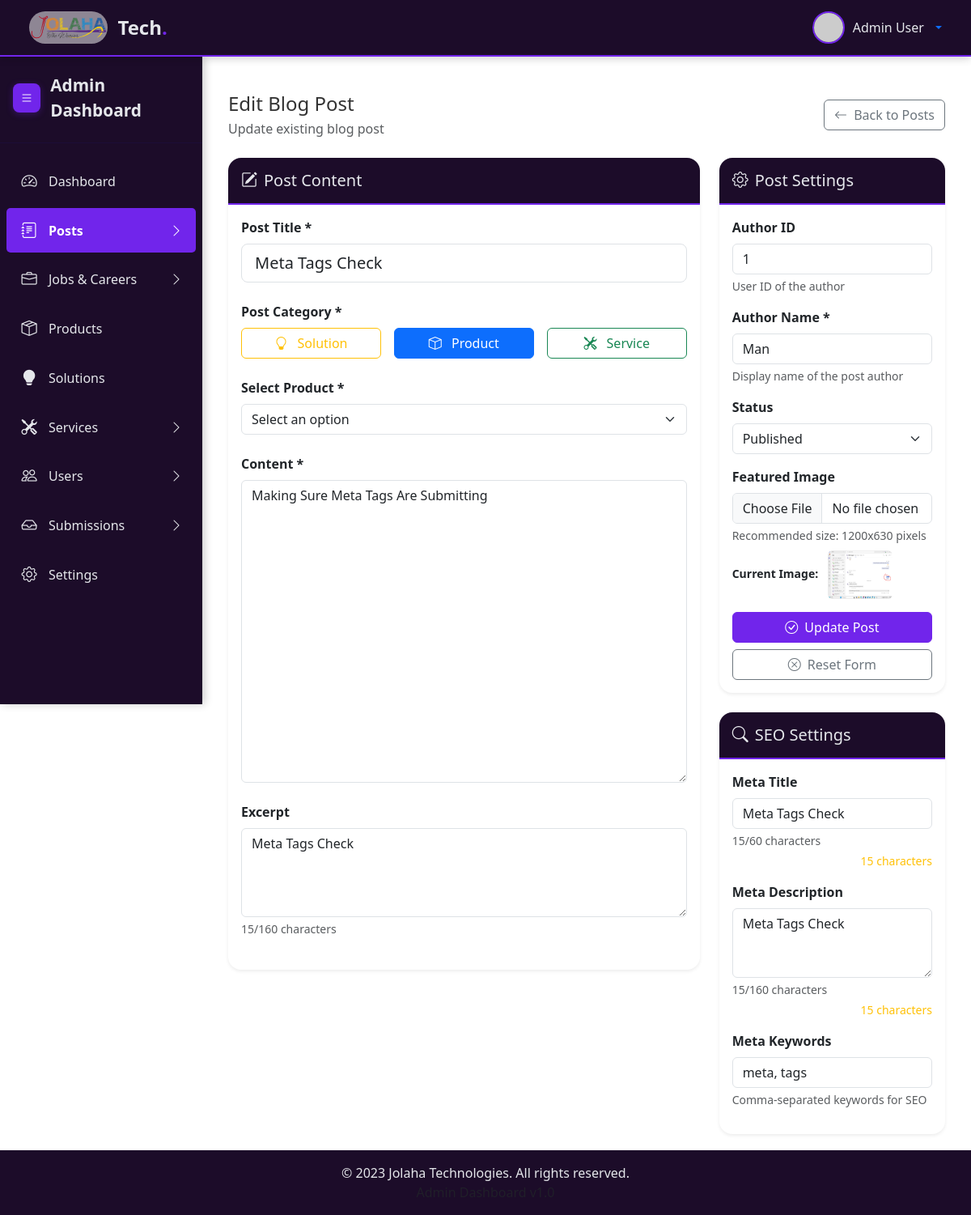
The page /admin/posts.php?source=edit_post&id=5 on the database its author committed.
### tables this page shows
CREATE TABLE `posts` (
  `post_id` int(10) UNSIGNED NOT NULL,
  `post_title` varchar(255) NOT NULL,
  `post_slug` varchar(255) NOT NULL,
  `post_content` text NOT NULL,
  `post_author` int(10) UNSIGNED NOT NULL,
  `post_author_name` varchar(100) NOT NULL,
  `post_excerpt` text DEFAULT NULL,
  `post_status` enum('draft','published') NOT NULL DEFAULT 'published',
  `post_image` varchar(255) DEFAULT NULL,
  `meta_title` varchar(255) DEFAULT NULL,
  `meta_description` text DEFAULT NULL,
  `meta_keywords` varchar(255) DEFAULT NULL,
  `post_category` enum('solution','product','service') NOT NULL,
  `selected_solution` int(10) UNSIGNED DEFAULT NULL,
  `selected_product` int(10) UNSIGNED DEFAULT NULL,
  `selected_service` int(10) UNSIGNED DEFAULT NULL,
  `created_at` timestamp NOT NULL DEFAULT current_timestamp(),
  `updated_at` timestamp NOT NULL DEFAULT current_timestamp() ON UPDATE current_timestamp()
);

### admin/includes/edit_post.php (the view, shortened to what this page needs)
<?php
$post_id = isset($_GET['id']) ? intval($_GET['id']) : 0;
$post_title = $post_content = $post_excerpt = $meta_title = $meta_description = $meta_keywords = $post_author_name = '';
$post_category = $selected_solution = $selected_product = $selected_service = '';
$post_status = 'published';
$post_author = '';
$current_image = '';
if ($post_id > 0) {
    try {
        $sql = "SELECT * FROM posts WHERE post_id = :post_id";
        $stmt = $connection->prepare($sql);
        $stmt->execute([':post_id' => $post_id]);
        $post = $stmt->fetch(PDO::FETCH_ASSOC);
        if ($post) {
            $post_title = $post['post_title'];
            $post_content = $post['post_content'];
            $post_excerpt = $post['post_excerpt'];
            $post_status = $post['post_status'];
            $post_author = $post['post_author'];
            $post_author_name = $post['post_author_name'];
            $current_image = $post['post_image'];
            $meta_title = $post['meta_title'];
            $meta_description = $post['meta_description'];
            $meta_keywords = $post['meta_keywords'];
            $post_category = $post['post_category'];
        } else {
            $message = "Post not found.";
            $message_type = "error";
        }
    } catch (PDOException $e) {
        $message = "Database error: " . $e->getMessage();
        $message_type = "error";
    }
}
?>
<div class="main-content" id="mainContent">
    <div class="container-fluid">
        <div class="row mb-4">
            <div class="col-12">
                <div class="d-flex justify-content-between align-items-center">
                    <div>
                        <h2 class="h4 mb-1"><?php echo $post_id > 0 ? 'Edit Blog Post' : 'Add New Blog Post'; ?></h2>
                        <p class="text-muted mb-0"><?php echo $post_id > 0 ? 'Update existing blog post' : 'Create a new blog post'; ?></p>
                    </div>
                    <a href="posts.php" class="btn btn-outline-secondary">
                        <i class="bi bi-arrow-left me-1"></i> Back to Posts
                    </a>
                </div>
            </div>
        </div>
        <form method="POST" action="" enctype="multipart/form-data" id="postForm">
            <div class="row">
                <div class="col-lg-8">
                    <div class="card shadow-sm border-0">
                        <div class="card-header py-3">
                            <h5 class="card-title mb-0">
                                <i class="bi bi-pencil-square me-2"></i>Post Content
                            </h5>
                        </div>
                        <div class="card-body">
                            <div class="mb-4">
                                <label for="post_title" class="form-label fw-semibold">Post Title *</label>
                                <input type="text" id="post_title" name="post_title" class="form-control form-control-lg"
                                       value="<?php echo htmlspecialchars($post_title); ?>"
                                       placeholder="Enter your post title" required>
                            </div>
                            <div class="mb-4">
                                <label class="form-label fw-semibold">Post Category *</label>
                                <div class="row g-3">
                                    <div class="col-md-4">
                                        <label class="btn btn-outline-warning w-100" for="category_solution">
                                            <i class="bi bi-lightbulb me-2"></i> Solution
                                        </label>
                                    </div>
                                    <div class="col-md-4">
                                        <label class="btn btn-outline-primary w-100" for="category_product">
                                            <i class="bi bi-box me-2"></i> Product
                                        </label>
                                    </div>
                                    <div class="col-md-4">
                                        <label class="btn btn-outline-success w-100" for="category_service">
                                            <i class="bi bi-tools me-2"></i> Service
                                        </label>
                                    </div>
                                </div>
                            </div>
                            <div id="categorySelection" class="mb-4" style="display:<?php echo !empty($post_category) ? 'block' : 'none'; ?>;">
                                <div id="solutionProductSection" style="display:<?php echo ($post_category === 'solution' || $post_category === 'product') ? 'block' : 'none'; ?>;">
                                    <label class="form-label fw-semibold">Select <span id="dropdownLabel"><?php echo ucfirst($post_category); ?></span> *</label>
                                    <select id="category_dropdown" class="form-select">
                                        <option value="">Select an option</option>
                                    </select>
                                </div>
                            </div>
                            <div class="mb-4">
                                <label for="post_content" class="form-label fw-semibold">Content *</label>
                                <textarea id="post_content" name="post_content" class="form-control"
                                          rows="15" placeholder="Write your post content here..." required><?php echo htmlspecialchars($post_content); ?></textarea>
                            </div>
                            <div class="mb-4">
                                <label for="post_excerpt" class="form-label fw-semibold">Excerpt</label>
                                <textarea id="post_excerpt" name="post_excerpt" class="form-control"
                                          rows="4" placeholder="Brief summary of your post (optional)"
                                          data-counter="excerptCounter"><?php echo htmlspecialchars($post_excerpt); ?></textarea>
                                <div class="text-muted small mt-1">
                                    <span id="excerptCounter"><?php echo strlen($post_excerpt); ?></span>/160 characters
                                </div>
                            </div>
                        </div>
                    </div>
                </div>
                <div class="col-lg-4">
                    <div class="card shadow-sm border-0 mb-4">
                        <div class="card-header py-3">
                            <h5 class="card-title mb-0">
                                <i class="bi bi-gear me-2"></i>Post Settings
                            </h5>
                        </div>
                        <div class="card-body">
                            <div class="mb-3">
                                <label for="post_author" class="form-label fw-semibold">Author ID</label>
                                <input type="text" id="post_author" name="post_author" class="form-control"
                                       value="<?php echo htmlspecialchars($post_author); ?>"
                                       placeholder="Author ID">
                                <div class="form-text">User ID of the author</div>
                            </div>
                            <div class="mb-3">
                                <label for="post_author_name" class="form-label fw-semibold">Author Name *</label>
                                <input type="text" id="post_author_name" name="post_author_name" class="form-control"
                                       value="<?php echo htmlspecialchars($post_author_name); ?>"
                                       placeholder="Enter author name" required>
                                <div class="form-text">Display name of the post author</div>
                            </div>
                            <div class="mb-3">
                                <label for="post_status" class="form-label fw-semibold">Status</label>
                                <select id="post_status" name="post_status" class="form-select">
                                    <option value="published" <?php echo ($post_status == 'published') ? 'selected' : ''; ?>>Published</option>
                                </select>
                            </div>
                            <div class="mb-3">
                                <label for="post_image" class="form-label fw-semibold">Featured Image</label>
                                <input type="file" id="post_image" name="post_image" class="form-control"
                                       accept="image/jpeg,image/png,image/gif,image/webp">
                                <div class="form-text">Recommended size: 1200x630 pixels</div>
                                <?php if (!empty($current_image)): ?>
                                <div class="mt-2">
                                    <small class="fw-semibold">Current Image:</small>
                                    <?php
                                    $image_url = "";
                                    if (!empty($current_image) && file_exists("../resources/img/uploads/posts/" . $current_image)) {
                                        $image_url = "../resources/img/uploads/posts/" . $current_image;
                                    } else {
                                        $image_url = "https://via.placeholder.com/150x100/f1bf70/0f172a?text=Post";
                                    }
                                    ?>
                                    <img src="<?php echo $image_url; ?>"
                                         alt="Current Post Image"
                                         class="rounded ms-2" width="80" height="60"
                                         onerror="this.src='https://via.placeholder.com/80x60/f1bf70/0f172a?text=Post'">
                                </div>
                                <?php endif; ?>
                            </div>
                            <div class="d-grid gap-2">
                                <button type="submit" class="btn btn-primary">
                                    <i class="bi bi-check-circle me-1"></i>
                                    <?php echo $post_id > 0 ? 'Update Post' : 'Publish Post'; ?>
                                </button>
                                <button type="reset" class="btn btn-outline-secondary">
                                    <i class="bi bi-x-circle me-1"></i> Reset Form
                                </button>
                            </div>
                        </div>
                    </div>
                    <div class="card shadow-sm border-0">
                        <div class="card-header py-3">
                            <h5 class="card-title mb-0">
                                <i class="bi bi-search me-2"></i>SEO Settings
                            </h5>
                        </div>
                        <div class="card-body">
                            <div class="mb-3">
                                <label for="meta_title" class="form-label fw-semibold">Meta Title</label>
                                <input type="text" id="meta_title" name="meta_title" class="form-control"
                                       value="<?php echo htmlspecialchars($meta_title); ?>"
                                       placeholder="SEO title for search engines"
                                       data-counter="metaTitleCounter">
                                <div class="text-muted small mt-1">
                                    <span id="metaTitleCounter"><?php echo strlen($meta_title); ?></span>/60 characters
                                </div>
                            </div>
                            <div class="mb-3">
                                <label for="meta_description" class="form-label fw-semibold">Meta Description</label>
                                <textarea id="meta_description" name="meta_description" class="form-control"
                                          rows="3" placeholder="SEO description for search engines"
                                          data-counter="metaDescCounter"><?php echo htmlspecialchars($meta_description); ?></textarea>
                                <div class="text-muted small mt-1">
                                    <span id="metaDescCounter"><?php echo strlen($meta_description); ?></span>/160 characters
                                </div>
                            </div>
                            <div class="mb-3">
                                <label for="meta_keywords" class="form-label fw-semibold">Meta Keywords</label>
                                <input type="text" id="meta_keywords" name="meta_keywords" class="form-control"
                                       value="<?php echo htmlspecialchars($meta_keywords); ?>"
                                       placeholder="keyword1, keyword2, keyword3">
                                <div class="form-text">Comma-separated keywords for SEO</div>
                            </div>
                        </div>
                    </div>
                </div>
            </div>
        </form>
    </div>
</div>

### admin/resources/css/admin-style.css (style rules this page uses)
:root { --bg: #0F0421; --surface: #1c0c29; --card: #1c0d38; --primary: #7125eb; --primary-700: #1d4ed8; --secondary: #fbad59; --accent: #22c55e; --muted: #94a3b8; --text: #e5e7eb; --heading: #f8fafc; --shadow: 0 10px 30px rgba(0,0,0,.35); --radius: 16px; --radius-lg: 24px; --container: 1200px; }
body { background-color: #ffffff; color: #333; font-family: 'Segoe UI', Tahoma, Geneva, Verdana, sans-serif; overflow-x: hidden; }
.main-content { margin-left: 250px; margin-top: 70px; padding: 20px; transition: all 0.3s ease; min-height: calc(100vh - 70px - 60px); background-color: #ffffff; }
.card { border: none; border-radius: var(--radius); box-shadow: var(--shadow); transition: transform 0.2s; background-color: white; }
.card-header { background-color: var(--surface); color: var(--text); border-bottom: 2px solid var(--primary); font-weight: 600; border-radius: var(--radius) var(--radius) 0 0 !important; }
.btn-primary { background-color: var(--primary); border-color: var(--primary); }

### rows shown on the page
posts: post_title "Meta Tags Check", post_content "Making Sure Meta Tags Are Submitting", post_excerpt "Meta Tags Check", post_excerpt "15", post_author "1", post_author_name "Man", post_status "Published", post_image (picture), meta_title "Meta Tags Check", meta_title "15", meta_description "Meta Tags Check", meta_description "15", meta_keywords "meta, tags"
